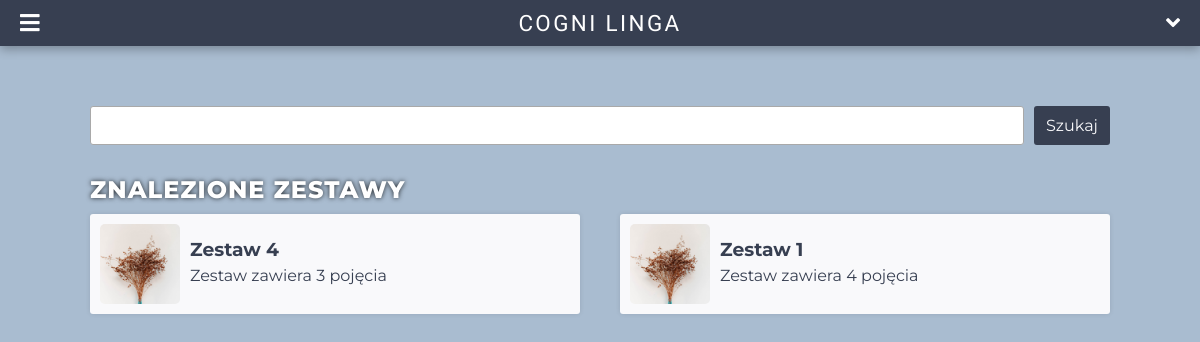
Screenshot of /szukaj (signed in) with the database file from the repository.
### tables this page shows
CREATE TABLE `study_sets` (
  `id` bigint(20) NOT NULL,
  `title` varchar(50) NOT NULL,
  `created_by` bigint(20) NOT NULL,
  `flashcard_count` int(11) NOT NULL,
  `description` text DEFAULT NULL,
  `term_lang` int(11) NOT NULL,
  `definition_lang` int(11) NOT NULL,
  `category` int(11) NOT NULL,
  `visibility` int(11) NOT NULL DEFAULT 0,
  `created_date` datetime NOT NULL DEFAULT current_timestamp,
  `points` int(11) NOT NULL
);

### app/Controller.php (called while the page is built, shortened)
<?php
class Controller {
  public function view($file, Array $options = []) {
    $web = $options['web'] ?? null;
    require_once ROOT_DIR.'/layout/head.php';
    require_once ROOT_DIR.'/views/'.$file;
    require_once ROOT_DIR.'/layout/footer.php';
    die();
  }
}

### controllers/HomeController.php (called while the page is built, shortened)
<?php
class HomeController extends Controller {
  public function search() {
    $publicId = DB::$vPublicID;
    $pageTitle = "Szukaj fiszek";
    $sets = null;
    if(isset($_GET['s']) && !empty($_GET['s'])) {
      $pageTitle = "Wyniki wyszukiwania dla \"$_GET[s]\"";
      $sets = DB::select("SELECT id, title, flashcard_count FROM study_sets WHERE (visibility = $publicId or created_by = $_SESSION[userId]) and title LIKE :search ORDER BY created_date DESC", ['search' => "%".$_GET['s']."%"])["data"];
    } else {
      $sets = DB::select("SELECT id, title, flashcard_count FROM study_sets WHERE (visibility = $publicId or created_by = $_SESSION[userId]) ORDER BY created_date DESC")["data"];
    }
    return $this->view("search.php", ['pageTitle' => $pageTitle, 'web' => ['sets' => $sets, 'search' => $_GET['s'] ?? null]]);
  }
}

### database/DB.php (called while the page is built, shortened)
<?php
class DB {
  private static $db = null;
  public static function configure() {
    self::$db = new PDO('mysql:host='.HOST.';dbname='.DATABASE.'', USER, PASSWORD, [
      PDO::ATTR_EMULATE_PREPARES => false,
      PDO::ATTR_ERRMODE => PDO::ERRMODE_EXCEPTION,
      PDO::MYSQL_ATTR_INIT_COMMAND => "SET NAMES utf8"
    ]);
  }
  public static function select($sql, Array $data = []) {
    $query = self::$db->prepare($sql);
    $query->execute($data);
    return [
      'rows' => $query->rowCount(),
      'data' => $query->fetchAll(PDO::FETCH_ASSOC)
    ];
  }
}

### views/search.php (the view, shortened to what this page needs)
<?php
require_once ROOT_DIR.'/layout/app-nav.php';
?>
<section>
  <section id="app-panel">
    <article>
      <section>
        <form action="" class="d-flex searchform">
          <input type="text" name="s" value="<?= $web['search'] ?? "" ?>">
          <input type="submit" value="Szukaj">
        </form>
      </section>
      <section>
        <h2>Znalezione zestawy</h2>
        <section class="recent">
          <?php
            if(isset($web['sets']) && !empty($web['sets'])){
              foreach($web["sets"] as $set){
          ?>
          <a class="flash-prev" href="<?= ROOT_URL ?>/nauka/<?= $set["id"] ?>">
            <div class="flash-img">
              <img src="<?= ROOT_URL ?>/img/flashcard.jpg" alt="" />
            </div>
            <div class="flash-description">
              <h3><?= $set["title"] ?></h3>
              <p>
                <span class="flash-count">Zestaw zawiera <?= $set["flashcard_count"] > 4 ? $set["flashcard_count"]." pojęć" : $set["flashcard_count"] == 1 ? $set["flashcard_count"]." pojęcie" : $set["flashcard_count"]." pojęcia"?></span>
              </p>
            </div>
          </a>
          <?php } ?>
        </section>
        <?php
        } else {
        ?>
        </section>
        <p>Niestety nie udało nam się nic znaleźć.</p>
        <?php } ?>
      </section>
    </article>
  </section>
</section>

### css/main.css (style rules this page uses)
* { margin: 0; padding: 0; box-sizing: border-box; -webkit-touch-callout: none; -webkit-user-select: none; -khtml-user-select: none; -moz-user-select: none; -ms-user-select: none; user-select: none; -webkit-tap-highlight-color: transparent; }
:root { --first-color: #373f51; --second-color: #a9bcd0; --third-color: #dce9f6; --fourth-color: #f9f9fb; --white-color: #fff; --red-color: #E60000; --green-color: #37a037; --grey-color: rgba(55, 63, 81, 0.2); }
html { color: var(--first-color); font-size: 16px; font-family: "Montserrat", sans-serif; }
.d-flex { display: flex; }
body { background-color: var(--first-color); }
p { margin-bottom: 5px; }
body > section > section > :first-child { max-width: 1400px; width: 100%; margin: 0px auto; padding-left: 45px; padding-right: 45px; }
a { color: inherit; text-decoration: none; transition: text-shadow 0.3s; }
#app-panel, #login-form { background-color: var(--second-color); margin: auto; padding: 60px 45px; display: flex; flex-direction: column; }
#app-panel .recent { display: flex; flex-wrap: wrap; padding-top: 10px; margin-right: -20px; margin-left: -20px; }
.flash-prev { cursor: pointer; display: flex; background-color: var(--fourth-color); border-radius: 3px; box-shadow: 0px 0px 5px rgba(0, 0, 0, 0.1); padding: 10px; width: 100%; flex-basis: calc(33% - 40px); margin-bottom: 30px; margin: 0px 20px 30px; transition: box-shadow 0.2s; min-width: 315px; flex-grow: 1; }
.flash-img { width: 80px; height: 80px; flex-shrink: 0; position: relative; overflow: hidden; border-radius: 5px; margin-right: 5px; }
.flash-img img { width: 100%; position: absolute; top: 50%; left: 50%; transform: translate(-50%, -50%); }
.flash-prev .flash-description { padding: 5px; display: flex; flex-direction: column; justify-content: center; }
.flash-prev .flash-description h3 { margin-bottom: 5px; }
h2 { text-transform: uppercase; font-weight: 300; color: var(--white-color); text-shadow: 0px 0px 5px rgba(0, 0, 0, 0.8); font-weight: 800; letter-spacing: 1px; }
#app-panel article > section { margin-bottom: 30px; }
#app-panel { min-height: calc(100vh - 48px); }
input, textarea, select, option { font-size: 1rem; font-family: inherit !important; border: 1px solid #a9a9a9; border-radius: 3px; }
input[type="submit"] { background-color: transparent; border-style: solid; }
.searchform { width: 100%; }
.searchform input:first-of-type { flex-grow: 1; margin-right: 10px; }
.searchform input { padding: 8px 10px; }
.searchform input:last-of-type { border: 2px solid var(--first-color); background-color: var(--first-color); color: var(--fourth-color); transition: .3s; cursor: pointer; }

### rows the page displays
study_sets: title "Zestaw 4", flashcard_count "3"
study_sets: title "Zestaw 1", flashcard_count "4"
